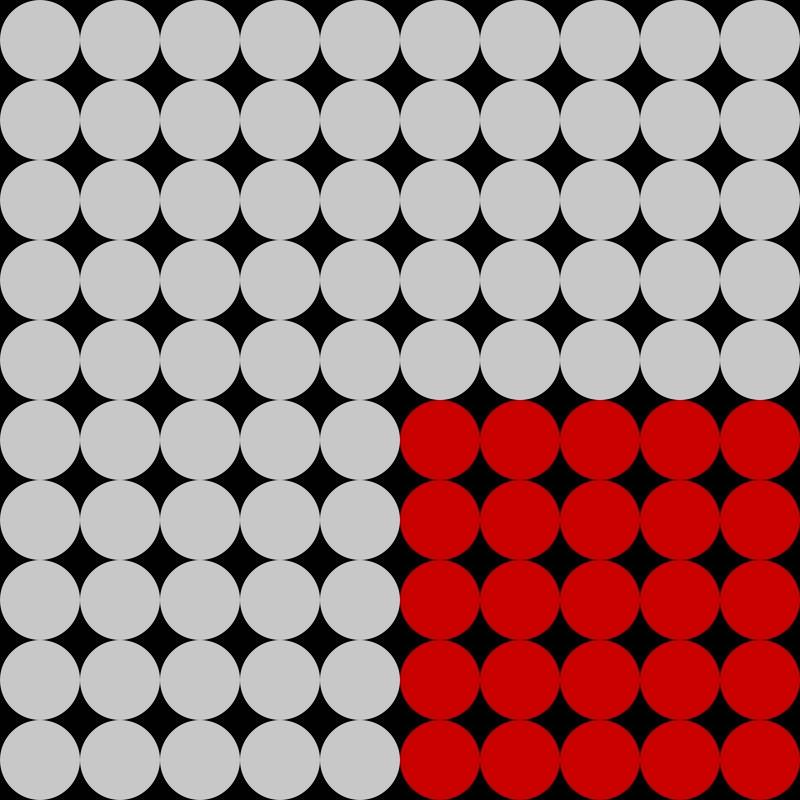
Frame 1 (no input)
Frame 60 (the mouse pressed at the canvas centre just before this capture): identical to frame 1, image omitted
Frame 120 (the mouse held since frame 60 and released just before this capture): identical to frame 1, image omitted

The Processing sketch that drew this single still picture (run headless with seeded random() and noise(); from frame 60 on, the mouse is pressed at the canvas centre):

// Processing sketch: w06_02_2dArrays2
// ── w06_02_2dArrays2.pde
// Code 1 FA_18
// Bryan Ma

// 2d arrays part 2

// this sketch uses a 2d array of booleans.
// it fills the array based on the value of i and j in the loop, seeing if its
//  halfway through the loop in that dimension. if it is, it sets the value to true.
// in the draw loop, based on if the boolean is true or not, it sets the color of an
//  ellipse being drawn. 

// add an additional 2d array that will be used to store the sizes of each of the 
//  ellipses being drawn. that is, some ellipses should be large, some should be small, 
//  etc. Map the value in the setup loops. for example, the ellipses should be large 
//  on the left and small on the right. 
// Replace the w and h values filling the ellipse with the new values from your new
//  ellipse size 2d array.

int gridW = 10;
int gridH = 10;

boolean[][] isRed = new boolean[gridW][gridH];

void setup() {
  size(800, 800);
  noStroke();
  for (int i = 0; i < gridW; i++) {
    for (int j = 0; j < gridH; j++) {
      if (i >= gridW/2 && j >= gridH/2) {
        isRed[i][j] = true;
      } else {
        isRed[i][j] = false;
      }
    }
  }
}

void draw() {
  background(0);
  for (int i = 0; i < gridW; i++) {
    for (int j = 0; j < gridH; j++) {
      
      if (isRed[i][j] == true) {
        fill(200, 0, 0);
      } else {
        fill(200, 200, 200);
      }
      float w = width/gridW;
      float h = height/gridH;
      float xPos = i * width/gridW + w/2;
      float yPos = j * height/gridH + h/2;
      
      ellipse(xPos, yPos, w, h);
    }
  }
}
